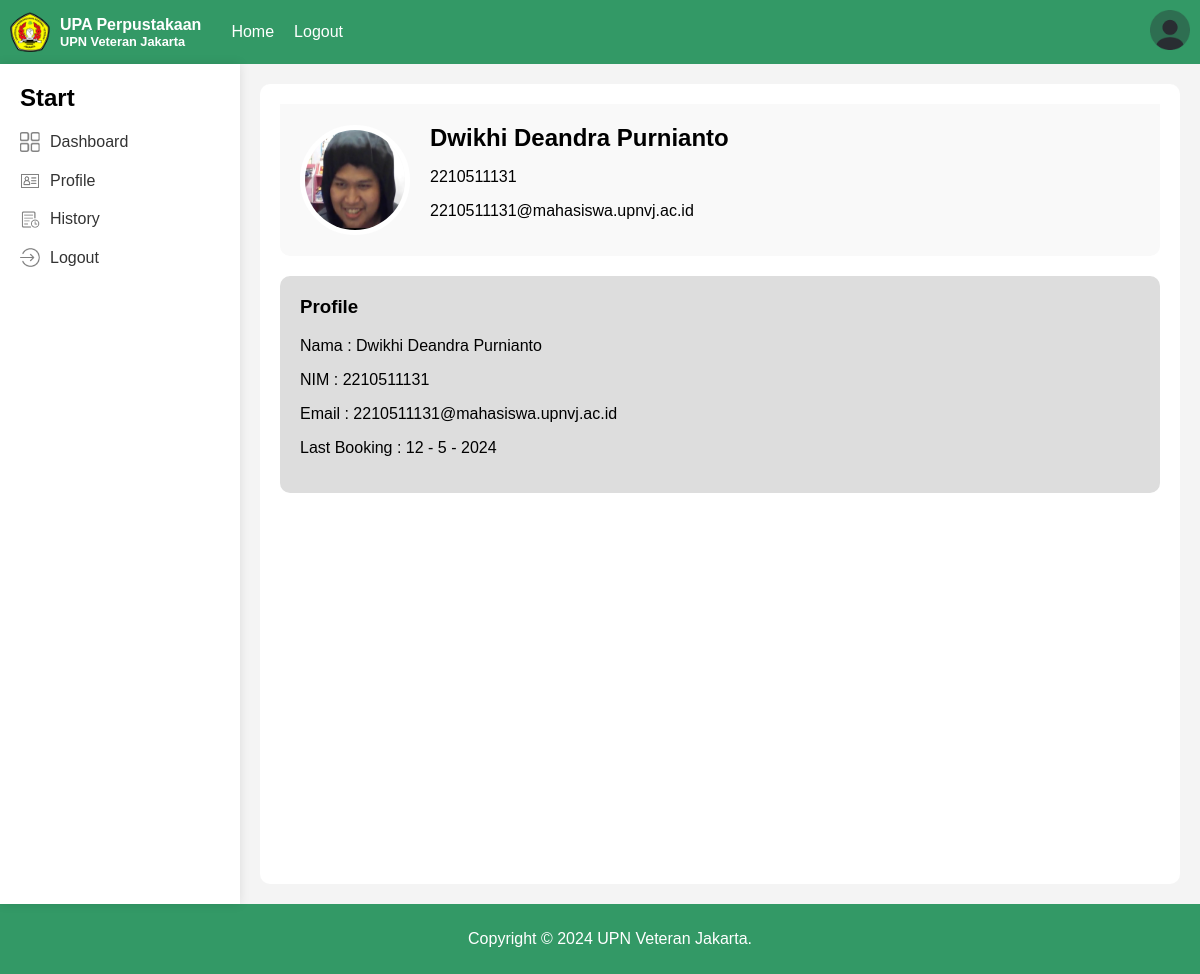
The app's page /profile_dosen.php (signed in) with its own data.
### tables this page shows
CREATE TABLE `akun` (
  `nim` varchar(11) NOT NULL,
  `nama` varchar(100) DEFAULT NULL,
  `email` varchar(100) DEFAULT NULL,
  `password` varchar(255) DEFAULT NULL,
  `status_akun` varchar(10) NOT NULL DEFAULT 'mahasiswa'
);

### profile_dosen.php (the view, shortened to what this page needs)
<?php
include("koneksi.php");
$nim = $_SESSION['nim'];
$query = "SELECT nama, nim, email FROM akun WHERE nim = '$nim'";
$result = mysqli_query($koneksi, $query);
$user = mysqli_fetch_assoc($result);
?>
<!DOCTYPE html>
<html lang="en">
<head>
    <link rel="stylesheet" type="text/css" href="styles.css">
</head>
<body>
    <header>
        <div class="left-nav">
            <img src="img/imglogo.png" alt="Logo">
            <div class="text-container">
                <span>UPA Perpustakaan</span>
                <span>UPN Veteran Jakarta</span>
            </div>
            <nav>
                <ul>
                    <li><a href="index.php">Home</a></li>
                    <li><a href="logout.php">Logout</a></li>
                </ul>
            </nav>
        </div>
        <div class="right-nav">
            <a href="profile_dosen.php"><img src="img/profile_photo.png" alt="Profile" class="profile"></a>
        </div>
    </header>
    <div class="container">
        <aside class="sidebar">
            <h2>Start</h2>
            <ul>
                <li><img src="img/dashboard_icon.png" alt="Dashboard Icon"><a href="dashboard_dosen.php">Dashboard</a></li>
                <li><img src="img/profile_icon.png" alt="Profile Icon"><a href="profile_dosen.php">Profile</a></li>
                <li><img src="img/history_icon.png" alt="History Icon"><a href="history_dosen.php">History</a></li>
                <li><img src="img/logout_icon.png" alt="Logout Icon"><a href="logout.php">Logout</a></li>
            </ul>
        </aside>
        <main class="content">
            <div class="profile-section">
                <div class="profile-info">
                    <img src="img/profile-image.jpg" alt="User Profile" class="profile-image">
                    <div class="user-details">
                        <h2><?php echo $user['nama']; ?></h2>
                        <p><?php echo $user['nim']; ?></p>
                        <p><?php echo $user['email']; ?></p>
                    </div>
                </div>
                <div class="profile-content">
                    <div class="box profile-box">
                        <h3>Profile</h3>
                        <p>Nama : <?php echo $user['nama']; ?></p>
                        <p>NIM : <?php echo $user['nim']; ?></p>
                        <p>Email : <?php echo $user['email']; ?></p>
                        <p>Last Booking : 12 - 5 - 2024</p>
                    </div>
                </div>
            </div>
        </main>
    </div>
    <footer>
        <p>Copyright &copy; 2024 UPN Veteran Jakarta.</p>
    </footer>
</body>
</html>

### styles.css (style rules this page uses)
body { font-family: Arial, sans-serif; margin: 0; padding: 0; background-color: #f4f4f4; }
header { background: #339966; color: white; padding: 10px; display: flex; justify-content: space-between; align-items: center; }
header .left-nav { display: flex; align-items: center; }
header .left-nav img { height: 40px; margin-right: 10px; }
header .left-nav .text-container { display: flex; flex-direction: column; margin-right: 20px; }
header .left-nav .text-container span:first-child { font-weight: bold; }
header .left-nav .text-container span:last-child { font-weight: bold; font-size: 0.8em; }
header nav { display: flex; align-items: center; }
header nav ul { list-style: none; padding: 0; margin: 0; display: flex; }
header nav ul li { margin: 0 10px; }
header nav ul li a { color: white; text-decoration: none; }
header .right-nav { display: flex; align-items: center; }
header .right-nav img { height: 40px; width: auto; cursor: pointer; }
.container { display: flex; min-height: 100vh; }
.sidebar { width: 200px; background: #fff; box-shadow: 0 0 10px rgba(0, 0, 0, 0.1); padding: 20px; position: sticky; top: 0; height: 100vh; }
.sidebar h2 { margin-top: 0; }
.sidebar ul { list-style: none; padding: 0; margin: 0; }
.sidebar ul li { margin: 20px 0; display: flex; align-items: center; }
.sidebar ul li img { width: 20px; height: auto; margin-right: 10px; }
.sidebar ul li a { color: #333; text-decoration: none; }
.content { flex: 1; padding: 20px; display: flex; flex-wrap: wrap; justify-content: space-between; }
.profile-section { background-color: #fff; padding: 20px; border-radius: 10px; width: 100%; }
.profile-section img { width: 100%; border-radius: 10px 10px 0 0; }
.profile-info { display: flex; align-items: center; padding: 20px; background-color: #f9f9f9; border-radius: 0 0 10px 10px; position: relative; top: 0px; }
.profile-info .profile-image { width: 100px; height: 100px; border-radius: 50%; border: 5px solid #fff; }
.profile-info .user-details { margin-left: 20px; }
.profile-info .user-details h2 { margin: 0; }
.profile-content { display: flex; justify-content: space-between; margin-top: 20px; }
.profile-content .box { background-color: #ddd; padding: 20px; border-radius: 10px; width: 100%; box-sizing: border-box; }
.profile-content .box h3 { margin-top: 0; }
footer { background: #339966; color: white; text-align: center; padding: 10px; bottom: 0; width: 100%; }

### records on screen
akun: nama "Dwikhi Deandra Purnianto", nim "2210511131", email "2210511131@mahasiswa.upnvj.ac.id"
